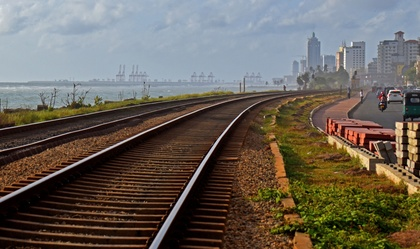
%> input picture ImagePrecessing/panoramic-image-stitching-master/src/img/beach/rio-0.JPG, 420 x 249 px, shrunk from 4204 x 2488 before the run; its folder holds only this picture in this run
$ octave --eval "main;"   (GNU Octave 9; MATLAB toolbox functions it lacks are replaced by stand-ins)
%> lines starting %> are read from the running program, lines starting %| are printed output that depends on the picture; long printed decimals are rounded
### ImagePrecessing/panoramic-image-stitching-master/src/readImages.m
%% Read image files under a directory and return them as an array
%  input:   files - filenames
%         dataDir - directory under which the files reside
%  output:  images - A m * n * 3 * x array containing x images
function images = readImages(files, dataDir)
%> called with dataDir = 'img/beach/'
    len = length(files);
    imagesSize = size(imread(strcat(dataDir, files(1).name)));
%> imagesSize = [249 420 3]

    images = zeros([imagesSize len]);
%> images: size 249x420x3 double; every value is 0
    for i = 1 : len
        images(:, :, :, i) = imread(strcat(dataDir, files(i).name));
    end

    images = uint8(images);
%> images is the input picture: size 249x420x3 uint8; mean R, G, B 105.5, 98.1, 89.4
%| f = 484.388, k1 = -0.18, k2 = 0.21
end

### ImagePrecessing/panoramic-image-stitching-master/src/cylindrical.m
%% Apply Cylindrical Projection to the image
%  input:   images - A m * n * 3 * x array containing x images
%           f      - focal length of the camera
%           k1, k2 - radial distortion coefficients of the camera
%  output:  projectedImages - The projected images
function projectedImages = cylindrical(images, f, k1, k2)
%> called with f = 484.4, k1 = -0.18, k2 = 0.21
    projectedImages = zeros(size(images));

    width = size(images, 2);
%> width = 420
    height = size(images, 1);
%> height = 249
    xc = width / 2;
%> xc = 210
    yc = height / 2;
%> yc = 124.5

    % formula from the lecture notes
    for x = 1 : width
        theta = (x - xc) / f;
        for y = 1 : height
            h = (y - yc) / f;
            xHat = sin(theta);
            yHat = h;
            zHat = cos(theta);

            xn = xHat / zHat;
            yn = yHat / zHat;
            r = xn^2 + yn^2;

            xd = xn * (1 + k1 * r + k2 * r^2);
            yd = yn * (1 + k1 * r + k2 * r^2);

            xi = int64(f * xd + xc);
            yi = int64(f * yd + yc);

            if (xi > 0 && xi <= width && yi > 0 && yi <= height)
                projectedImages(y, x, :, :) = uint8(images(yi, xi, :, :));
            end
        end
    end
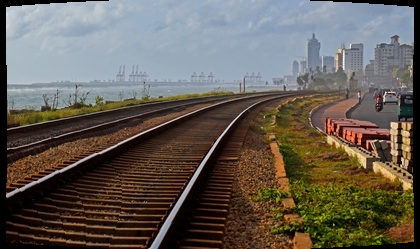
%> projectedImages: size 249x420x3 double; mean R, G, B 100.8, 93.8, 85.5

    projectedImages = uint8(projectedImages);
%> projectedImages: size 249x420x3 uint8
end

### ImagePrecessing/panoramic-image-stitching-master/src/cropAll.m
%% Crop the input images in batch
%  input:   images - A m * n * 3 * x array containing x images
%  output:  croppedImages - Array of cropped images
function croppedImages = cropAll(images)
    len = size(images, 4);
%> len = 1
    for i = 1 : len
        croppedImages(:, :, :, i) = cropOne(images(:, :, :, i));
    end
%> this loop made 1 pass
%> pass 1, in cropOne, `cropped = imcrop(image, [marginLeft marginTop marginRight-marginLeft m..`:
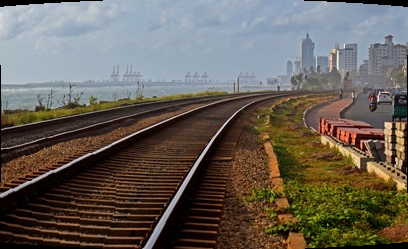
%> cropped: size 249x408x3 uint8; mean R, G, B 103.7, 96.5, 88
end

### ImagePrecessing/panoramic-image-stitching-master/src/cropOne.m
%% Crop the black edges out of the input image
%  input:   image - A m * n * 3 array
%  output:  cropped - The cropped image
function cropped = cropOne(image)
    h = size(image, 1);
    w = size(image, 2);

    marginLeft = 1;
    while sum(image(:, marginLeft)) == 0
        marginLeft = marginLeft + 1;
    end

    marginRight = w;
    while sum(image(:, marginRight)) == 0
        marginRight = marginRight - 1;
    end

    marginTop = 1;
    while sum(image(marginTop, marginLeft:marginRight)) == 0
        marginTop = marginTop + 1;
    end

    marginBottom = h;
    while sum(image(marginBottom, marginLeft:marginRight)) == 0
        marginBottom = marginBottom - 1;
    end

    fprintf('left = %f, right = %f,', marginLeft, marginRight);
    fprintf('top = %f, bottom = %f\n', marginTop, marginBottom);
    cropped = imcrop(image, [marginLeft marginTop marginRight-marginLeft marginBottom-marginTop]);
end

### ImagePrecessing/panoramic-image-stitching-master/src/stitch.m
%% Stitch images together
%  input:   images       - A m * n * 3 * x array containing x images
%  output:  panorama     - The stitched panorama
%           yshift_total - total shift of y direction
function [panorama, yshift_total] = stitch(images)
    yshift_cur = 0;
    yshift_all = 0;
    len = size(images, 4);

    for i = 1 : len - 1
        fprintf('stitching image %d and %d\n', i, i + 1);

        Ia = images(:, :, :, i);
        Ib = images(:, :, :, i + 1);

        [xshift, yshift] = voteForShift(Ia, Ib);

        yshift_all = yshift_all + yshift;
        xshift_cur = xshift;
        yshift_cur = -yshift_cur + yshift;

        if i == 1
            blended = blendTwo(Ia, Ib, xshift_cur, yshift_cur);
        else
            blended = blendTwo(blended, Ib, xshift_cur, yshift_cur);
        end

        imwrite(blended, sprintf('result/blended_%d.jpg', i));
    end
%> after the loop, yshift_all = 0; yshift_cur = 0

%> the run ends on the next line
    panorama = blended;
    yshift_total = yshift_all;
end

### ImagePrecessing/panoramic-image-stitching-master/src/main.m
function main
    % set up vlfeat for SIFT


    % read images
    dataDir = 'img/beach/';
    files = dir(strcat(dataDir, '*.JPG'));

    disp('Start reading images');
    images = readImages(files, dataDir);
    disp('Finish reading images');

    % focal length in pixels = (image width in pixels)
    %                          * (focal length in mm) / (sensor width in mm)
    f = size(images, 2) * 8.2 / 7.11;  % NIKON E990
    % radial distortion constants
    k1 = -0.18;
    k2 = 0.21;
    fprintf('f = %f, k1 = %f, k2 = %f\n', f, k1, k2);

    disp('Cylicndrical projection starts');
    projectedImages = cylindrical(images, f, k1, k2);
    disp('Cylindrical projection ends');

    disp('Image cropping starts');
    croppedImages = cropAll(projectedImages);
    disp('Image cropping ends');

    disp('Image stiching starts');
    [stitched, yshift_total] = stitch(croppedImages);
    disp('Image stiching ends');

    fprintf('yshift_total = %f\n', yshift_total);
    imwrite(stitched, 'result/stitched_raw.jpg')

    disp('Drift correcting starts');
    corrected = correctDrift(stitched, yshift_total);
    disp('Drift correcting ends');

    imshow(corrected);
    imwrite(corrected, 'result/final.jpg')
end

$ run again, on ImagePrecessing/panoramic-image-stitching-master/src/img/beach/rio-1.JPG
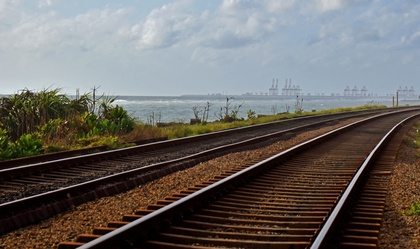
%> input picture ImagePrecessing/panoramic-image-stitching-master/src/img/beach/rio-1.JPG, 420 x 249 px, shrunk from 4204 x 2488 before the run
%> imagesSize = [249 420 3]
%> in readImages, images is the input picture: size 249x420x3 uint8; mean R, G, B 107.8, 103.7, 100.5
%| f = 484.388, k1 = -0.18, k2 = 0.21
%> after the loop in cylindrical, `for x = 1 : width`:
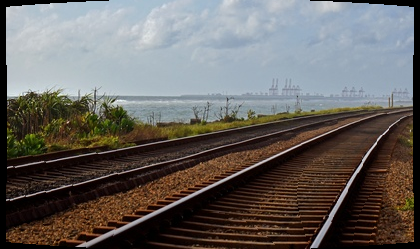
%> projectedImages: size 249x420x3 double; mean R, G, B 103.2, 99.3, 96.3
%> the loop in cropAll, `for i = 1 : len` made 1 pass
%> pass 1, in cropOne, `cropped = imcrop(image, [marginLeft marginTop marginRight-marginLeft m..`:
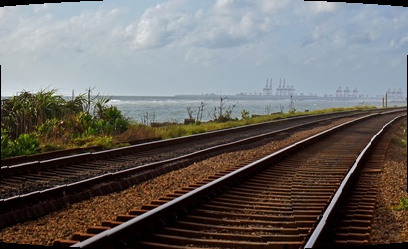
%> cropped: size 249x408x3 uint8; mean R, G, B 106.2, 102.2, 99.1
%> after the loop in stitch, `for i = 1 : len - 1`: yshift_all = 0
